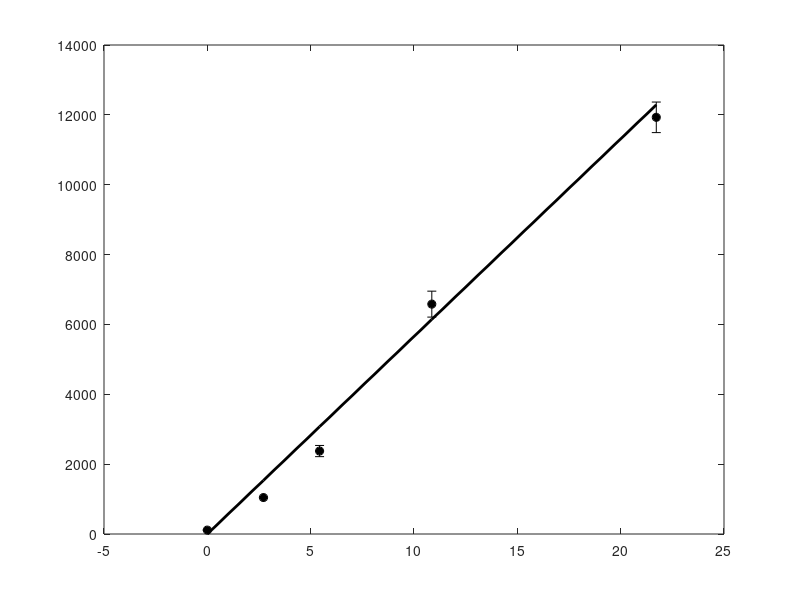

MATLAB code for this plot: (Note: this script raises an error after producing the figure.)
%mCherry Calibration
%Right scope, 5% Excitation (?)
%New is right scope 10% excitation
%h = subplot(2,2,1);
x = [0,148.25,296.5,593];%nM
c = [104.731,1637.452,3385.455,7291.853];
std = [0.083862983,41.87679552,33.99020306,31.81235372];





x = [0,39.25,78.5,157,314];
c = [111.7883,1043.502,2374.978,6581.292,11929.428];
std = [0.123581282,5.468664279,53.41028375,123.7847072,145.822707];

%Theoretical cyto conc from the fluor
c_t  =  (c-111)/475;
ratio = c_t ./ (x/1000);
ratio = mean(ratio(2:end));
x_t = (x/1000) * ratio;


f = @(x) 565.6/1000 *x;

plot(x_t,c,'o','MarkerSize',5,...
    'MarkerEdgeColor','black',...
    'MarkerFaceColor',[0,0,0])

hold on
errorbar(x_t,c,3*std,'ok')
plot(x_t,f(x_t*1000),'Color','k','LineWidth',2);
h = gca;
h.FontSize = 16;
h.TickLabelInterpreter = 'none';
h.LineWidth=2;
xlabel('Concentration (uM)')
ylabel('Fluorescence (a.u.)')
title('mCherry Calibration')
ylim([0,12500])
box off
set(gca,'tickdir','out')
%%
figure
%Lucifer Yellow Calibration
h = subplot(2,2,2);
x = [0,1250,2500,5000];%nM
c=[108.73,2363.86,4461.716,8917.78];
%f = @(x) 1.7599*x+108.73;
f = @(x) 0.91796 *x + 111;

plot(x,c,'o','MarkerSize',5,...
    'MarkerEdgeColor','black',...
    'MarkerFaceColor',[0,0,0])
hold on
plot(x,f(x),'Color','k','LineWidth',2);
h = gca;
h.FontSize = 16;
h.TickLabelInterpreter = 'none';
h.LineWidth=2;
xlabel('Concentration (nM)')
ylabel('Fluorescence (a.u.)')
title('Lucifer Yellow Calibration')
xlim([0,5100])
box off
set(gca,'tickdir','out')

%Fluorescence over time
cd = readmatrix('/Users/ikuz/Box Sync/ModelingBcLOV/CytosolicConcentration/25um_sample_100ms_exposure_10%_cyan.csv');
scaling_ratio= 1.7599/0.0754;
h = subplot(2,2,3);
t = cd(:,1);
plot(t,(cd(:,2)-111)*scaling_ratio,'k','LineWidth',2)
h = gca;
h.FontSize = 16;
h.TickLabelInterpreter = 'none';
h.LineWidth=2;
xlabel('Time (s)')
ylabel('Fluorescence (a.u.)')
title('Cellular Fluorescence')
xlim([0,1620])
ylim([0,600])

set(gcf,'color','w')
box off
set(gca,'tickdir','out')
%%
figure

bc_c = readmatrix('/Users/ikuz/Box Sync/ModelingBcLOV/CytosolicConcentration/ConfocalConcentrations.csv');
bc_c(bc_c > 17) = [];
%xlim([0,25])
%xh = subplot(2,2,4);
edges = 0:15;
histogram(bc_c,edges,'FaceColor','none','EdgeColor','k','LineWidth',2)
h = gca;
h.FontSize = 16;
h.TickLabelInterpreter = 'none';
h.LineWidth=2;
xlabel('Cell Concentration ({\mu}M)')
ylabel('Frequency')
title('Concentration Distribution')

box off
set(gca,'tickdir','out')
